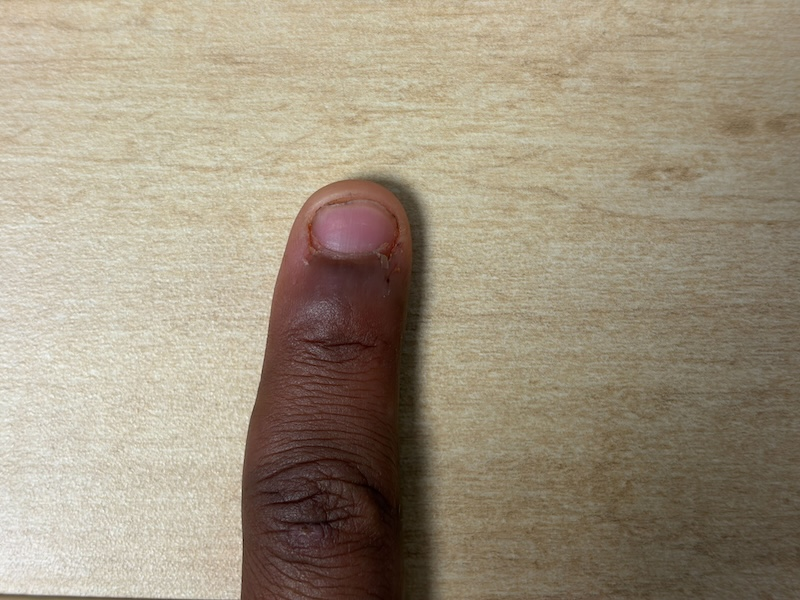
#> input picture Data/Before/P14.jpg, 800 x 600 px; its folder holds only this picture in this run
$ python nailsize.py
#> lines starting #> are read from the running program, lines starting #| are printed output that depends on the picture
"""
nail_measure.py
===============
손톱 측정 반자동 GUI 도구
- 폴더에서 이미지 자동 로드
- 6개 포인트 클릭 → 자동 계산
- CSV 누적 저장

사용법:
  pip install opencv-python pillow numpy
  python nail_measure.py

조작법:
  - 마우스 클릭: 포인트 찍기
  - z: 마지막 포인트 취소 (undo)
  - r: 현재 이미지 포인트 초기화
  - s: 저장 후 다음 이미지
  - n: 저장 없이 다음 이미지 (스킵)
  - b: 이전 이미지
  - +/-: 줌인/줌아웃
  - 드래그: 이미지 패닝
  - q: 종료
"""

import cv2
import numpy as np
import csv
import os
import sys
import math
from pathlib import Path
from datetime import datetime

# ── 설정 ──────────────────────────────────────────────────────────
SCRIPT_DIR = Path(__file__).resolve().parent
DEFAULT_IMG_FOLDER = SCRIPT_DIR.parent / 'Data' / 'Before'
IMG_EXTENSIONS = {'.jpg', '.jpeg', '.png', '.bmp', '.tiff', '.tif'}
OUTPUT_CSV = 'nail_measurements.csv'
WINDOW_NAME = 'Nail Measure Tool'
WINDOW_W, WINDOW_H = 1280, 800

# 포인트 색상 (BGR)
COLORS = [
    (80, 240, 200),   # 1: 손톱 왼쪽 끝  - 연두
    (80, 240, 200),   # 2: 손톱 오른쪽 끝 - 연두
    (240, 200, 80),   # 3: 손톱 상단      - 하늘
    (240, 200, 80),   # 4: 손톱 하단      - 하늘
    (90, 80, 240),    # 5: 왼쪽 피부띠    - 빨강
    (80, 160, 240),   # 6: 오른쪽 피부띠  - 주황
]

STEP_LABELS = [
    "① 손톱 왼쪽 끝 클릭 (가로 너비 기준)",
    "② 손톱 오른쪽 끝 클릭 (가로 너비 기준)",
    "③ 손톱 상단/큐티클 경계 클릭",
    "④ 손톱 하단 경계 클릭",
    "⑤ 왼쪽 피부띠 안쪽 경계 클릭",
    "⑥ 오른쪽 피부띠 안쪽 경계 클릭",
    "✅ 완료! [s] 저장 후 다음  [r] 초기화",
]

# ── 상태 ──────────────────────────────────────────────────────────
state = {
    'img_paths': [],
    'img_idx': 0,
    'orig_img': None,
    'display_img': None,
    'points': [],          # 원본 이미지 좌표 [(x,y), ...]
    'zoom': 1.0,
    'offset': [0, 0],      # 패닝 오프셋
    'drag_start': None,
    'drag_offset': None,
    'records': [],
    'saved_indices': set(),
}

# ── 이미지 로드 ───────────────────────────────────────────────────
def load_image(idx):
#> called with idx = 0
    path = str(state['img_paths'][idx])
    img = cv2.imread(path)
#> img is the input picture: shape (600, 800, 3); mean B, G, R 126.4, 146.7, 158.7
    if img is None:
        print(f"[경고] 이미지 로드 실패: {path}")
        return False
    state['orig_img'] = img
    state['points'] = []
    state['zoom'] = 1.0
    state['offset'] = [0, 0]
    # auto-fit
    ih, iw = img.shape[:2]
#> ih = 600; iw = 800
    scale_x = (WINDOW_W - 320) / iw
#> scale_x = 1.2
    scale_y = WINDOW_H / ih
#> scale_y = 1.33
    state['zoom'] = min(scale_x, scale_y, 1.0)
    return True

# ── 좌표 변환 ─────────────────────────────────────────────────────
# [11 lines left out: functions img_to_display, display_to_img, not called in this run]

# ── 거리 계산 ─────────────────────────────────────────────────────
def dist(a, b):
    return math.sqrt((b[0]-a[0])**2 + (b[1]-a[1])**2)

def calc_measurements():
    pts = state['points']
    results = {}
    if len(pts) >= 2:
        results['nail_width_px'] = round(dist(pts[0], pts[1]), 1)
    if len(pts) >= 4:
        results['nail_height_px'] = round(dist(pts[2], pts[3]), 1)
    if len(pts) >= 5:
        results['left_skin_px'] = round(abs(pts[0][0] - pts[4][0]), 1)
    if len(pts) >= 6:
        results['right_skin_px'] = round(abs(pts[1][0] - pts[5][0]), 1)
    # 비율
    if 'nail_width_px' in results and 'nail_height_px' in results:
        w, h = results['nail_width_px'], results['nail_height_px']
        results['ratio_w_h'] = round(w/h, 4) if h > 0 else None
    if 'nail_width_px' in results and 'left_skin_px' in results:
        results['ratio_left_w'] = round(results['left_skin_px']/results['nail_width_px'], 4)
    if 'nail_width_px' in results and 'right_skin_px' in results:
        results['ratio_right_w'] = round(results['right_skin_px']/results['nail_width_px'], 4)
    return results

# ── 렌더링 ────────────────────────────────────────────────────────
def render():
    if state['orig_img'] is None:
        return

    img = state['orig_img']
    ih, iw = img.shape[:2]
#> ih = 600; iw = 800
    z = state['zoom']
#> z = 1
    ox, oy = state['offset']
#> ox = 0; oy = 0

    # 줌/패닝 적용
    scaled_w = int(iw * z)
#> scaled_w = 800
    scaled_h = int(ih * z)
#> scaled_h = 600
    scaled = cv2.resize(img, (scaled_w, scaled_h), interpolation=cv2.INTER_LINEAR)

    # 캔버스
    canvas = np.zeros((WINDOW_H, WINDOW_W, 3), dtype=np.uint8)
    canvas[:] = (25, 25, 25)

    # 이미지 붙이기 (클리핑)
    x1 = max(0, ox); y1 = max(0, oy)
#> after `x1 = max(0, ox)`: x1 = 0
#> after `y1 = max(0, oy)`: y1 = 0
    x2 = min(WINDOW_W - 320, ox + scaled_w)
#> x2 = 800
    y2 = min(WINDOW_H, oy + scaled_h)
#> y2 = 600
    sx1 = max(0, -ox); sy1 = max(0, -oy)
#> after `sx1 = max(0, -ox)`: sx1 = 0
#> after `sy1 = max(0, -oy)`: sy1 = 0
    sx2 = sx1 + (x2 - x1); sy2 = sy1 + (y2 - y1)
#> after `sx2 = sx1 + (x2 - x1)`: sx2 = 800
#> after `sy2 = sy1 + (y2 - y1)`: sy2 = 600

    if x2 > x1 and y2 > y1:
        canvas[y1:y2, x1:x2] = scaled[sy1:sy2, sx1:sx2]
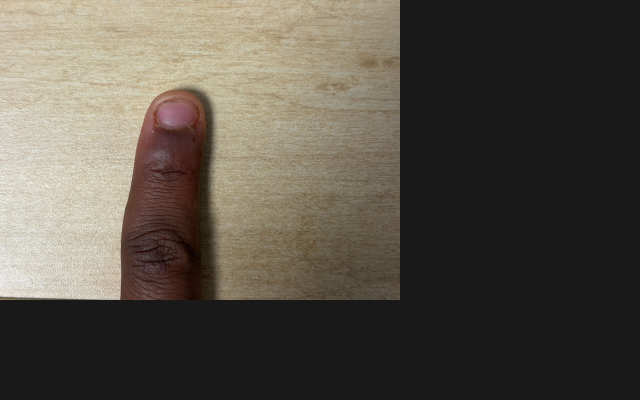
#> canvas: shape (800, 1280, 3) (shown at 1/2 size); mean B, G, R 72.5, 82, 87.7

    pts = state['points']
#> pts = []

    # 측정선 그리기
    # [9 lines left out: function draw_line, not called in this run]

    if len(pts) >= 2:
        draw_line(pts[0], pts[1], COLORS[0], "W")
    if len(pts) >= 4:
        draw_line(pts[2], pts[3], COLORS[2], "H")
    if len(pts) >= 5:
        left_end = (pts[4][0], pts[0][1])
        draw_line(pts[0], left_end, COLORS[4], "L")
    if len(pts) >= 6:
        right_end = (pts[5][0], pts[1][1])
        draw_line(pts[1], right_end, COLORS[5], "R")

    # 포인트 그리기
    for i, (px, py) in enumerate(pts):
        dx, dy = img_to_display(px, py)
        color = COLORS[i]
        cv2.circle(canvas, (dx,dy), 7, color, -1)
        cv2.circle(canvas, (dx,dy), 7, (0,0,0), 1)
        cv2.putText(canvas, str(i+1), (dx-4, dy+4),
                    cv2.FONT_HERSHEY_SIMPLEX, 0.4, (0,0,0), 1, cv2.LINE_AA)
#> this loop made 0 passes

    # ── 오른쪽 패널 ──────────────────────────────────────────────
    px_start = WINDOW_W - 316
    cv2.rectangle(canvas, (px_start-4, 0), (WINDOW_W, WINDOW_H), (35,35,35), -1)
    cv2.line(canvas, (px_start-4, 0), (px_start-4, WINDOW_H), (60,60,60), 1)
#> canvas: shape (800, 1280, 3); mean B, G, R 75, 84.5, 90.2

    def put(text, y, color=(200,200,200), scale=0.45, bold=False):
        thickness = 2 if bold else 1
        cv2.putText(canvas, text, (px_start+6, y),
                    cv2.FONT_HERSHEY_SIMPLEX, scale, color, thickness, cv2.LINE_AA)

    # 파일명
    fname = state['img_paths'][state['img_idx']].name
#> fname = 'P14.jpg'
    idx_str = f"[{state['img_idx']+1}/{len(state['img_paths'])}]"
#> idx_str = '[1/1]'
    put(idx_str, 28, (100,200,100), 0.5, True)
#> in put, `cv2.putText(canvas, text, (px_start+6, y), cv2.FONT_HERSHEY_SIMPLEX, s..`: canvas: shape (800, 1280, 3); mean B, G, R 75.1, 84.6, 90.2
    put(fname[:28], 52, (180,180,180), 0.42)
#> in put (call 2), `cv2.putText(canvas, text, (px_start+6, y), cv2.FONT_HERSHEY_SIMPLEX, s..`: canvas: shape (800, 1280, 3); mean B, G, R 75.1, 84.6, 90.3

    # 저장 여부
    saved = state['img_idx'] in state['saved_indices']
#> saved = False
    status_color = (80,220,80) if saved else (80,80,220)
#> status_color = (80, 80, 220)
    status_text = "SAVED" if saved else "NOT SAVED"
#> status_text = 'NOT SAVED'
    put(status_text, 75, status_color, 0.42, True)

    cv2.line(canvas, (px_start, 88), (WINDOW_W, 88), (55,55,55), 1)
#> canvas: shape (800, 1280, 3); mean B, G, R 75.1, 84.7, 90.4

    # 단계 안내
    step = len(pts)
#> step = 0
    put("[ 측정 단계 ]", 108, (120,200,255), 0.45, True)
    for i, label in enumerate(STEP_LABELS):
        y = 130 + i * 22
        if i < step:
            color = (80, 180, 80)
            prefix = "✓ "
        elif i == step:
            color = (80, 240, 200) if i < 6 else (80,220,80)
            prefix = "▶ "
        else:
            color = (80, 80, 80)
            prefix = "  "
        short = (prefix + label)[:38]
        put(short, y, color, 0.38)

    cv2.line(canvas, (px_start, 290), (WINDOW_W, 290), (55,55,55), 1)

    # 측정값
    m = calc_measurements()
#> in calc_measurements, `pts = state['points']`: pts = []
    put("[ 측정값 (px) ]", 310, (120,200,255), 0.45, True)
    rows = [
        ("손톱 가로 W", m.get('nail_width_px')),
        ("손톱 세로 H", m.get('nail_height_px')),
        ("왼쪽 피부띠 L", m.get('left_skin_px')),
        ("오른쪽 피부띠 R", m.get('right_skin_px')),
    ]
    for i, (label, val) in enumerate(rows):
        y = 332 + i * 20
        val_str = f"{val:.1f}" if val is not None else "—"
        color = (80,240,200) if val is not None else (80,80,80)
        put(f"{label:<14} {val_str}", y, color, 0.4)

    cv2.line(canvas, (px_start, 420), (WINDOW_W, 420), (55,55,55), 1)
#> canvas: shape (800, 1280, 3); mean B, G, R 75.6, 85.4, 91.2

    put("[ 비율 ]", 440, (120,200,255), 0.45, True)
    ratios = [
        ("W : H", m.get('ratio_w_h')),
        ("L / W", m.get('ratio_left_w')),
        ("R / W", m.get('ratio_right_w')),
    ]
    for i, (label, val) in enumerate(ratios):
        y = 462 + i * 20
        val_str = f"{val:.4f}" if val is not None else "—"
        color = (240,180,80) if val is not None else (80,80,80)
        put(f"{label:<10} {val_str}", y, color, 0.4)

    cv2.line(canvas, (px_start, 520), (WINDOW_W, 520), (55,55,55), 1)
#> canvas: shape (800, 1280, 3); mean B, G, R 75.6, 85.5, 91.3

    # 단축키
    put("[ 단축키 ]", 538, (120,200,255), 0.45, True)
    keys = [
        "s  - 저장 후 다음",
        "n  - 스킵 (다음)",
        "b  - 이전 이미지",
        "z  - 마지막 포인트 취소",
        "r  - 포인트 초기화",
        "+/-  줌인/줌아웃",
        "드래그  패닝",
        "q  - 종료",
    ]
    for i, k in enumerate(keys):
        put(k, 560 + i*20, (150,150,150), 0.38)

    # 누적 저장 수
    put(f"저장됨: {len(state['records'])}개", WINDOW_H-20, (100,220,100), 0.45, True)
#> in put (call 30), `cv2.putText(canvas, text, (px_start+6, y), cv2.FONT_HERSHEY_SIMPLEX, s..`:
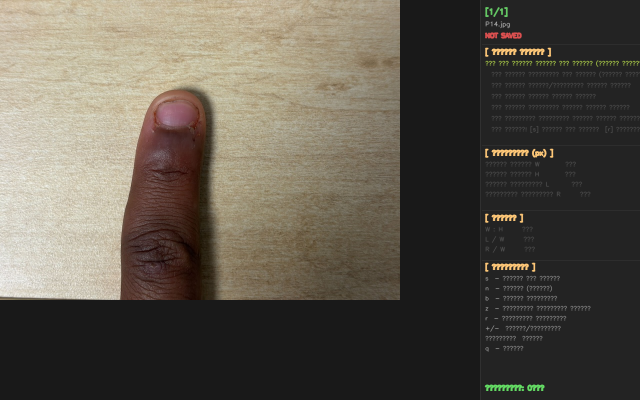
#> canvas: shape (800, 1280, 3) (shown at 1/2 size); mean B, G, R 76, 86.1, 91.8

    cv2.imshow(WINDOW_NAME, canvas)

# ── 마우스 콜백 ───────────────────────────────────────────────────
# [108 lines left out: functions mouse_callback, save_to_csv, go_next, go_prev, not called in this run]

# ── 메인 ─────────────────────────────────────────────────────────
def main():
    # 이미지 폴더 선택
    if len(sys.argv) > 1:
        folder = Path(sys.argv[1])
    else:
        folder = DEFAULT_IMG_FOLDER

    # 이미지 수집
    paths = sorted([
        p for p in folder.iterdir()
        if p.suffix.lower() in IMG_EXTENSIONS
    ])

    if not paths:
        print(f"[오류] '{folder}'에서 이미지를 찾을 수 없습니다.")
        print("사용법: python nailsize.py [이미지폴더경로]")
        print(f"        경로 생략시 기본 폴더: {DEFAULT_IMG_FOLDER}")
        sys.exit(1)

    print(f"[시작] {len(paths)}개 이미지 발견: {folder}")
    print(f"[출력] CSV 저장 위치: {os.path.abspath(OUTPUT_CSV)}")
    print()
    print("조작법: 클릭=포인트 / z=취소 / r=초기화 / s=저장+다음 / n=스킵 / b=이전 / q=종료")

    state['img_paths'] = paths
    state['img_idx'] = 0

    cv2.namedWindow(WINDOW_NAME, cv2.WINDOW_NORMAL)
    cv2.resizeWindow(WINDOW_NAME, WINDOW_W, WINDOW_H)
    cv2.setMouseCallback(WINDOW_NAME, mouse_callback)

    load_image(0)
    render()

    while True:
        key = cv2.waitKey(30) & 0xFF
#> (key q is pressed here)

        if key == ord('q'):
            print(f"\n[종료] 총 {len(state['records'])}개 저장됨 → {OUTPUT_CSV}")
#| [종료] 총 0개 저장됨 → nail_measurements.csv
            break

        elif key == ord('s'):
            if save_to_csv():
                go_next()

        elif key == ord('n'):
            print(f"[스킵] {state['img_paths'][state['img_idx']].name}")
            go_next()

        elif key == ord('b'):
            go_prev()

        elif key == ord('z'):
            if state['points']:
                state['points'].pop()
                render()

        elif key == ord('r'):
            state['points'] = []
            render()

        elif key in (ord('+'), ord('=')):
            state['zoom'] = min(10.0, state['zoom'] * 1.2)
            render()

        elif key == ord('-'):
            state['zoom'] = max(0.1, state['zoom'] / 1.2)
            render()

        # 창이 닫히면 종료
        if cv2.getWindowProperty(WINDOW_NAME, cv2.WND_PROP_VISIBLE) < 1:
            break

    cv2.destroyAllWindows()

if __name__ == '__main__':
    main()

$ run again, on Data/Before/P28.jpg
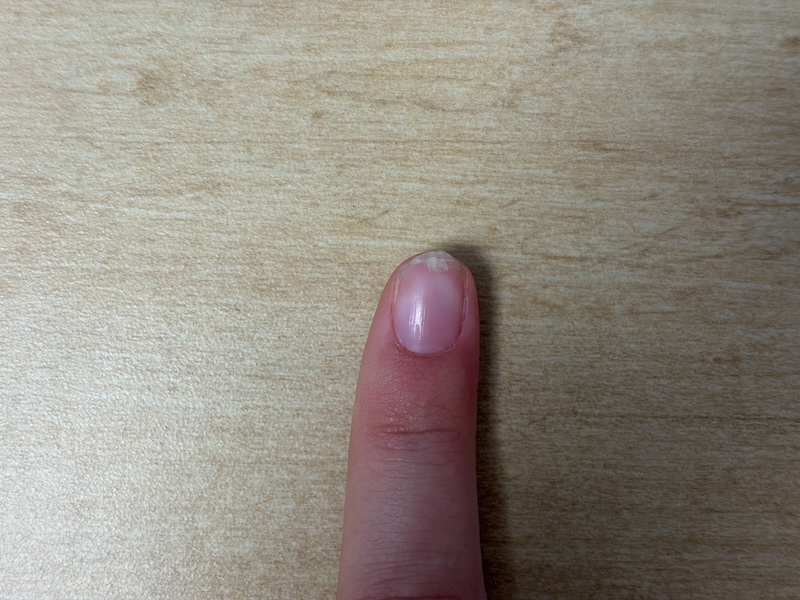
#> input picture Data/Before/P28.jpg, 800 x 600 px
#> in load_image, img is the input picture: shape (600, 800, 3); mean B, G, R 129.3, 139.4, 146
#> z = 1
#> ox = 0
#> scaled_w = 800
#> scaled_h = 600
#> x1 = 0
#> x2 = 800
#> y2 = 600
#> sx1 = 0
#> sx2 = 800
#> sy2 = 600
#> in render, `canvas[y1:y2, x1:x2] = scaled[sy1:sy2, sx1:sx2]`:
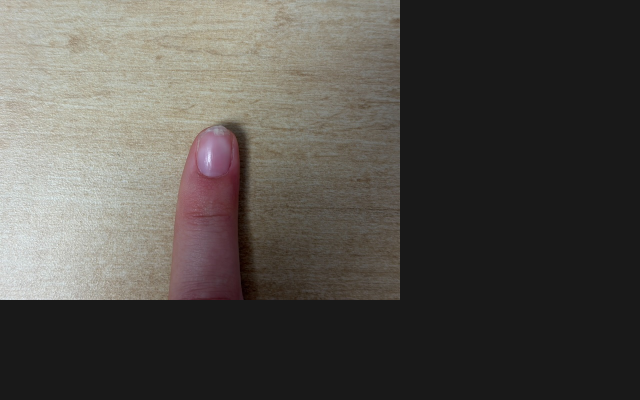
#> canvas: shape (800, 1280, 3) (shown at 1/2 size); mean B, G, R 73.9, 78.6, 81.7
#> in render, `pts = state['points']`: pts = []
#> fname = 'P28.jpg'
#> idx_str = '[1/1]'
#> saved = False
#> status_color = (80, 80, 220)
#> status_text = 'NOT SAVED'
#> step = 0
#> in calc_measurements, `pts = state['points']`: pts = []
#> in put (call 30), `cv2.putText(canvas, text, (px_start+6, y), cv2.FONT_HERSHEY_SIMPLEX, s..`:
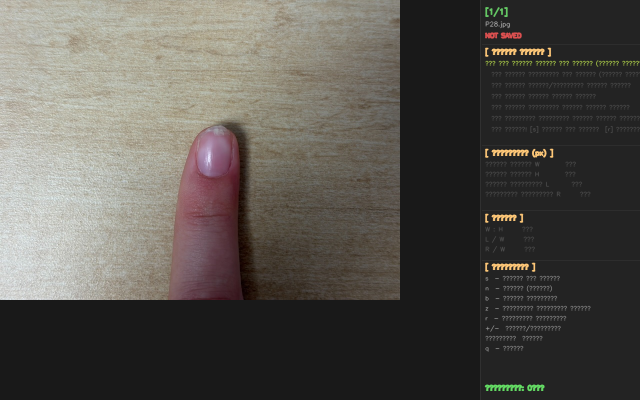
#> canvas: shape (800, 1280, 3) (shown at 1/2 size); mean B, G, R 77.4, 82.7, 85.8
#| [종료] 총 0개 저장됨 → nail_measurements.csv

$ run again, on Data/Before/P3.jpg
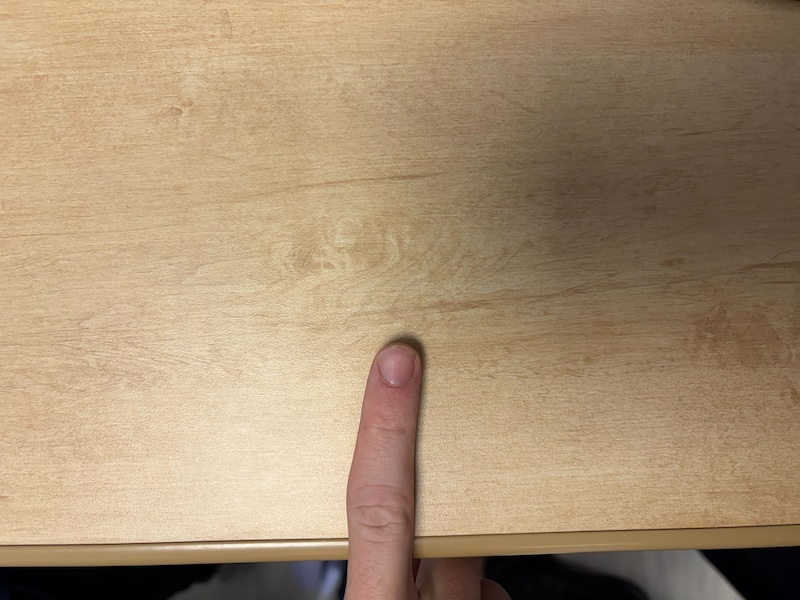
#> input picture Data/Before/P3.jpg, 800 x 600 px
#> in load_image, img is the input picture: shape (600, 800, 3); mean B, G, R 114.1, 143.4, 167.1
#> z = 1
#> ox = 0
#> scaled_w = 800
#> scaled_h = 600
#> x1 = 0
#> x2 = 800
#> y2 = 600
#> sx1 = 0
#> sx2 = 800
#> sy2 = 600
#> in render, `canvas[y1:y2, x1:x2] = scaled[sy1:sy2, sx1:sx2]`:
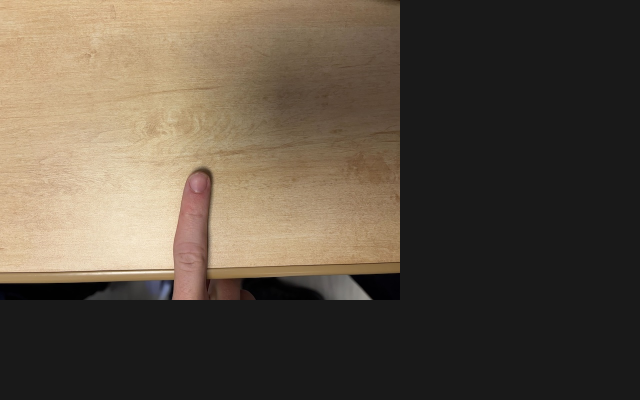
#> canvas: shape (800, 1280, 3) (shown at 1/2 size); mean B, G, R 66.8, 80.5, 91.6
#> in render, `pts = state['points']`: pts = []
#> fname = 'P3.jpg'
#> idx_str = '[1/1]'
#> saved = False
#> status_color = (80, 80, 220)
#> status_text = 'NOT SAVED'
#> step = 0
#> in calc_measurements, `pts = state['points']`: pts = []
#> in put (call 30), `cv2.putText(canvas, text, (px_start+6, y), cv2.FONT_HERSHEY_SIMPLEX, s..`:
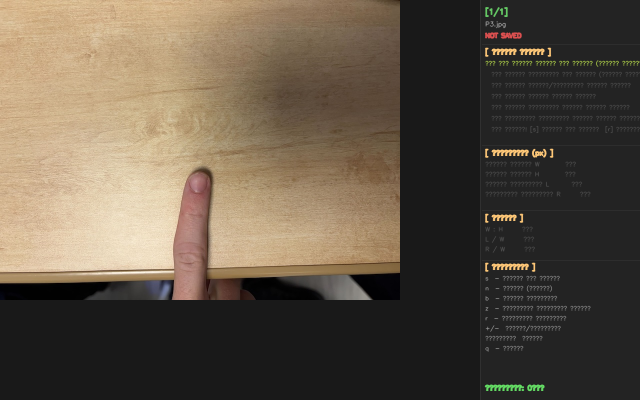
#> canvas: shape (800, 1280, 3) (shown at 1/2 size); mean B, G, R 70.3, 84.5, 95.7
#| [종료] 총 0개 저장됨 → nail_measurements.csv
